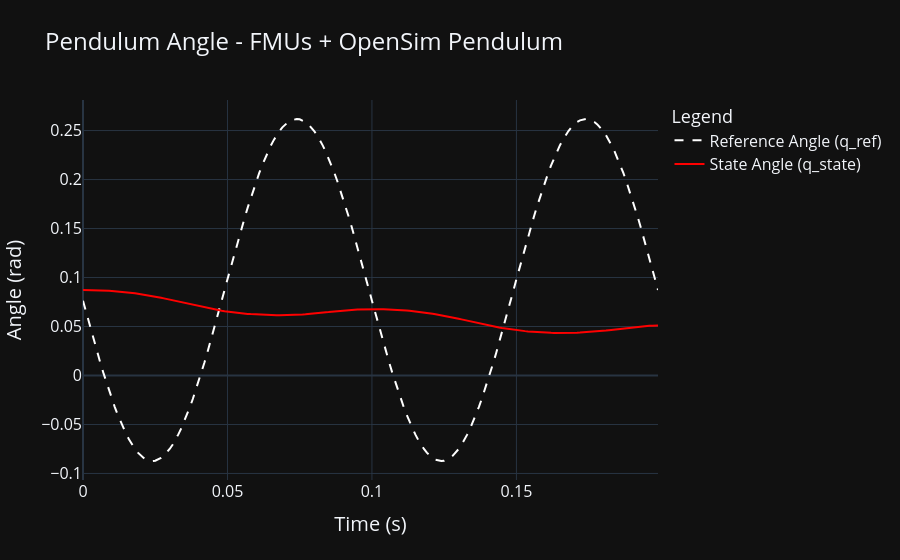

Notebook source saved alongside this figure:
### Markdown cell above
**7. Plot the results**

### Code cell
import numpy as np
t_vals = [row['t'] for row in rows]
q_ref_vals = [row['q_ref'] for row in rows]
q_state_vals = [row['q_state'] for row in rows]
omega_state_vals = [row['omega_state'] for row in rows]

# Create a simple plotly figure for the q_ref and q_state over time
import plotly.graph_objects as go
fig = go.Figure()
fig.add_trace(go.Scatter(x=t_vals, y=q_ref_vals, mode='lines',
                            name='Reference Angle (q_ref)', line=dict(color='white', dash='dash')))
fig.add_trace(go.Scatter(x=t_vals, y=q_state_vals, mode='lines',
                            name='State Angle (q_state)', line=dict(color='red')))
fig.update_layout(
    title={'text': 'Pendulum Angle - FMUs + OpenSim Pendulum', 'font': {'size': 24}},
    xaxis_title={'text': 'Time (s)', 'font': {'size': 20}},
    yaxis_title={'text': 'Angle (rad)', 'font': {'size': 20}},
    legend_title={'text': 'Legend', 'font': {'size': 18}},
    font={'size': 16},
    template='plotly_dark'
)

fig.show()

### Figure 1 — Plotly figure (JSON) as saved in the notebook; plotly's stock layout.template omitted (floating-point values rounded to 4 significant figures; data arrays with more than 128 entries replaced by an {"elided": "..."} marker saying what was removed)
{"data": [{"line": {"color": "white", "dash": "dash"}, "mode": "lines", "name": "Reference Angle (q_ref)", "type": "scatter", "x": {"elided": "200 float values"}, "y": {"elided": "200 float values"}}, {"line": {"color": "red"}, "mode": "lines", "name": "State Angle (q_state)", "type": "scatter", "x": {"elided": "200 float values"}, "y": {"elided": "200 float values"}}], "layout": {"font": {"size": 16}, "legend": {"title": {"font": {"size": 18}, "text": "Legend"}}, "title": {"font": {"size": 24}, "text": "Pendulum Angle - FMUs + OpenSim Pendulum"}, "xaxis": {"title": {"font": {"size": 20}, "text": "Time (s)"}}, "yaxis": {"title": {"font": {"size": 20}, "text": "Angle (rad)"}}}}
